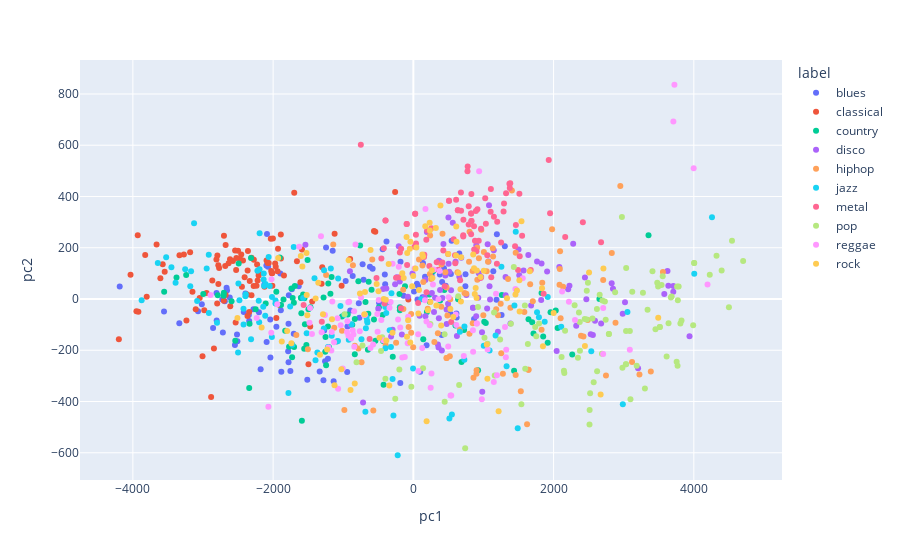

Source (notebook cell):
### Code cell
import plotly.express as px

fig = px.scatter(musicPCA, x=musicPCA['pc1'], y=musicPCA['pc2'], color=musicPCA['label'])
fig.show()
